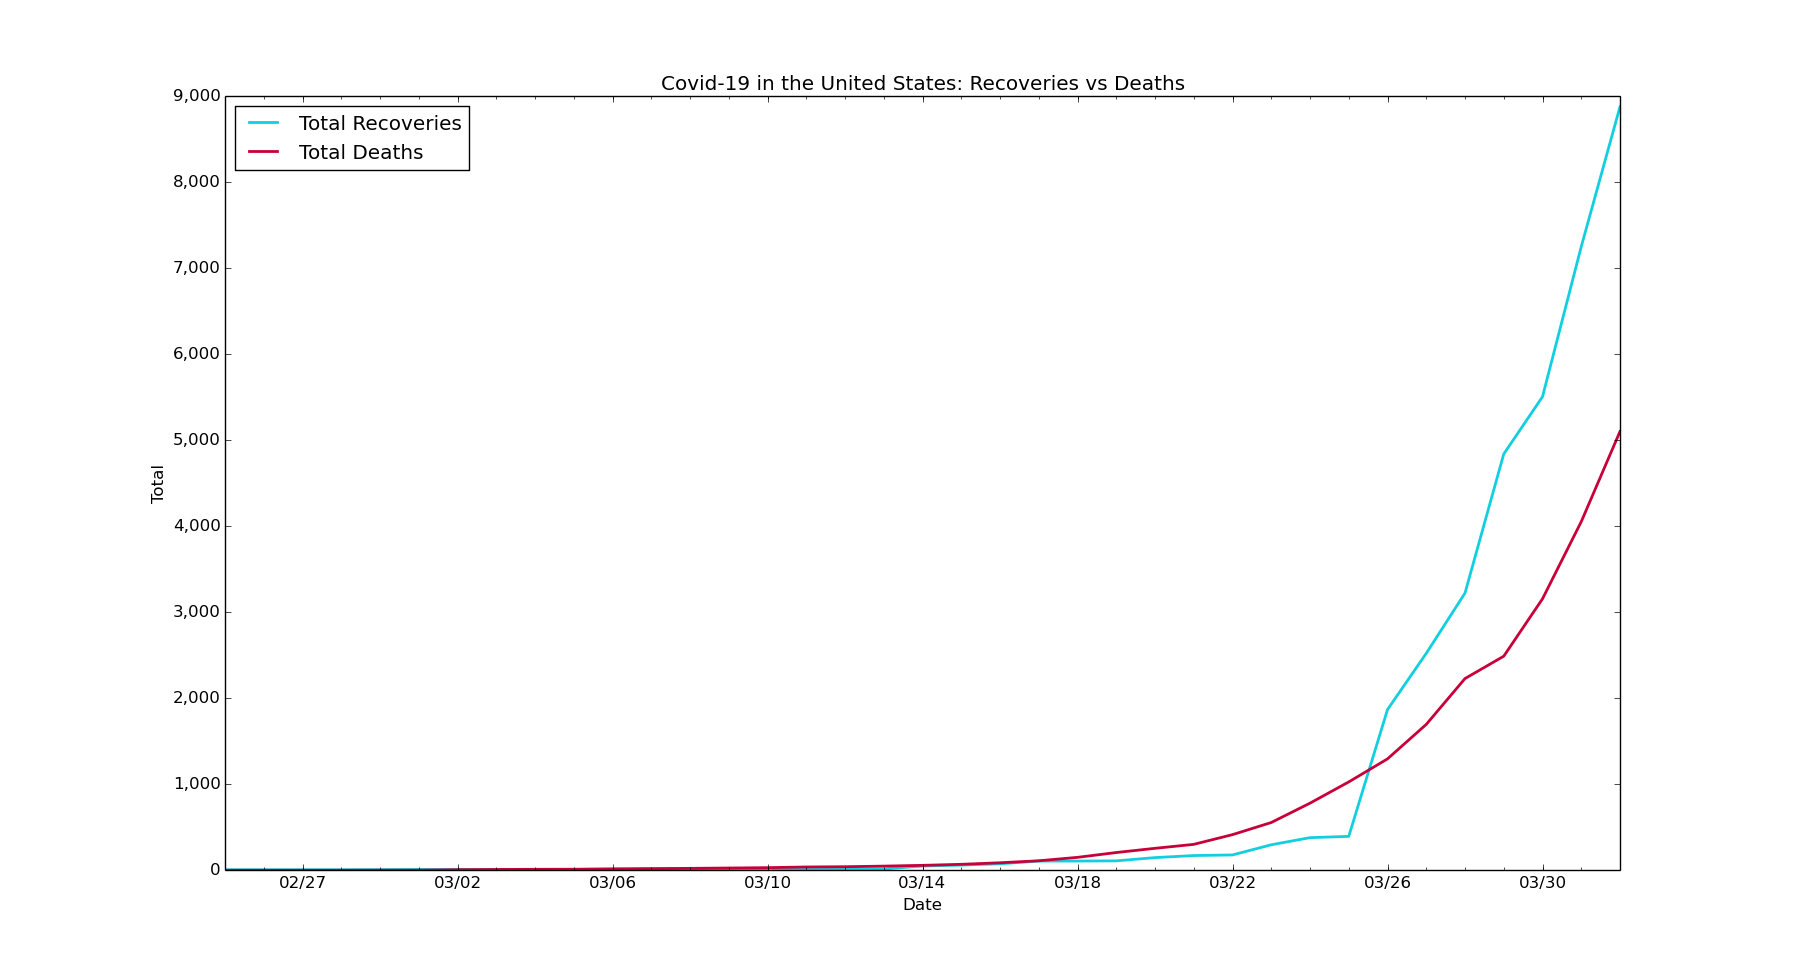

Source code (Python):
# plot of deaths vs recoveries in USA

import datetime
import matplotlib.pyplot as plt
import matplotlib.dates as mdates
import matplotlib.ticker as ticker
from matplotlib.dates import MO, TU, WE, TH, FR, SA, SU

dates = ['2/25/2020', '2/26/2020', '2/27/2020', '2/28/2020', '2/29/2020', '3/1/2020', '3/2/2020', '3/3/2020', '3/4/2020', '3/5/2020', '3/6/2020', '3/7/2020', '3/8/2020', '3/9/2020', '3/10/2020', '3/11/2020', '3/12/2020', '3/13/2020', '3/14/2020', '3/15/2020', '3/16/2020', '3/17/2020', '3/18/2020', '3/19/2020', '3/20/2020', '3/21/2020', '3/22/2020', '3/23/2020', '3/24/2020', '3/25/2020', '3/26/2020', '3/27/2020', '3/28/2020', '3/29/2020', '3/30/2020', '3/31/2020', '4/1/2020']

# format dates
x_values = [datetime.datetime.strptime(d, "%m/%d/%Y").date() for d in dates]
ax = plt.gca()
formatter = mdates.DateFormatter("%m/%d")
ax.xaxis.set_major_formatter(formatter)

# create x-axis
# major tick = every 3 days
ax.xaxis.set_major_locator(mdates.WeekdayLocator(byweekday=(MO, TU, WE, TH, FR, SA, SU), interval=4))
# minor tick = daily
ax.xaxis.set_minor_locator(mdates.WeekdayLocator(byweekday=(MO, TU, WE, TH, FR, SA, SU)))

# format y-axis
ax.get_yaxis().set_major_formatter(ticker.FuncFormatter(lambda x, pos: format(int(x), ',')))

# recoveries by day
recoveries = [6, 6, 6, 6, 7, 9, 9, 9, 9, 9, 15, 15, 15, 15, 15, 15, 15, 15, 49, 60, 75, 107, 107, 109, 147, 171, 178, 296, 379, 394, 1868, 2522, 3223, 4840, 5506, 7251, 8878]

# deaths by day
deaths = [0, 0, 0, 0, 1, 1, 6, 9, 11, 12, 15, 19, 22, 26, 30, 38, 41, 48, 57, 69, 87, 110, 150, 206, 255, 301, 414, 555, 780, 1027, 1295, 1696, 2229, 2489, 3156, 4053, 5102]

# create the graph
plt.plot(x_values, recoveries, color='#12cfdf', linewidth=2)
plt.plot(x_values, deaths, color='#C70039', linewidth=2)

# text labels
plt.title('Covid-19 in the United States: Recoveries vs Deaths')
plt.xlabel('Date')
plt.ylabel('Total')
plt.legend(['Total Recoveries', 'Total Deaths'], loc='upper left')

plt.show()
